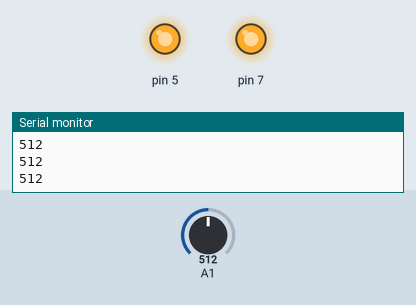
A sketch run on a simulated Arduino Uno, built with avr-gcc and run on an emulated ATmega328P. On the bench: output pins drawn as LEDs (lit = HIGH), the last lines printed to the serial monitor. The inputs (shaded band) are chosen by the test bench; at power-on: A1 = 512.

Above: at 1.2 s.
1.3 s: A1 set to 412
2.8 s: A1 set to 387
At 4.0 s:
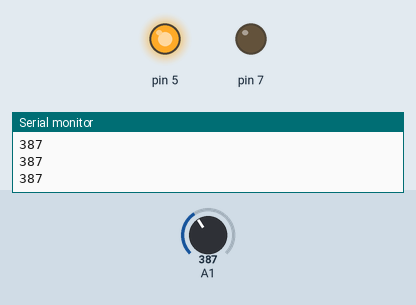
4.3 s: A1 set to 215
5.8 s: A1 set to 188
At 6.5 s:
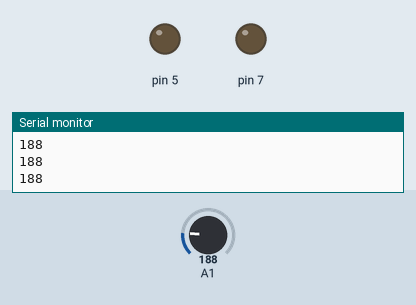
7.3 s: A1 set to 210
At 7.6 s:
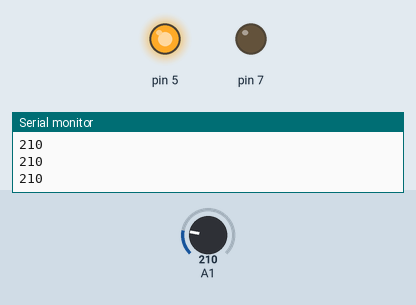
8.8 s: A1 set to 190
At 10.1 s:
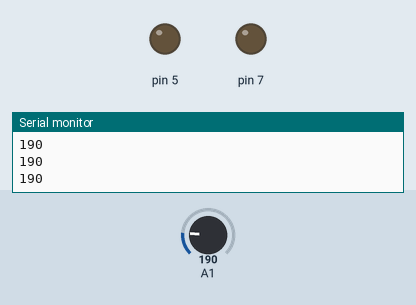
Timing chart, 0 to 11.3 s (numbered marks = the images above; inputs shaded):
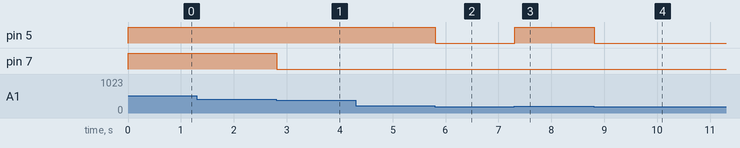

Measured:
- the behaviour switches between 400 and 399 on A1 (found by bisection; images 0 and 1)
- the behaviour switches between 200 and 199 on A1 (found by bisection; images 1 and 2)
- after the input at 2.8 s, pin 7: HIGH → LOW at once
- after the input at 5.8 s, pin 5: HIGH → LOW at once
- after the input at 7.3 s, pin 5: LOW → HIGH at once
- after the input at 8.8 s, pin 5: HIGH → LOW at once

The sketch:

lab3.ino
```cpp
int value=0;
void setup()
{

  pinMode(A1,INPUT);
  pinMode(5,OUTPUT);
  pinMode(7,OUTPUT);
  Serial.begin(9600);
}
void loop()
{
  value=analogRead(A1);
  Serial.println(value);
  if(value<200){
    digitalWrite(5,LOW);
    digitalWrite(7,LOW);
  }
  else if(value>200 && value<400){
    digitalWrite(5,HIGH);
    digitalWrite(7,LOW);
  }
  else if(value>400){
    digitalWrite(5,HIGH);
    digitalWrite(7,HIGH);
  }
}
```
